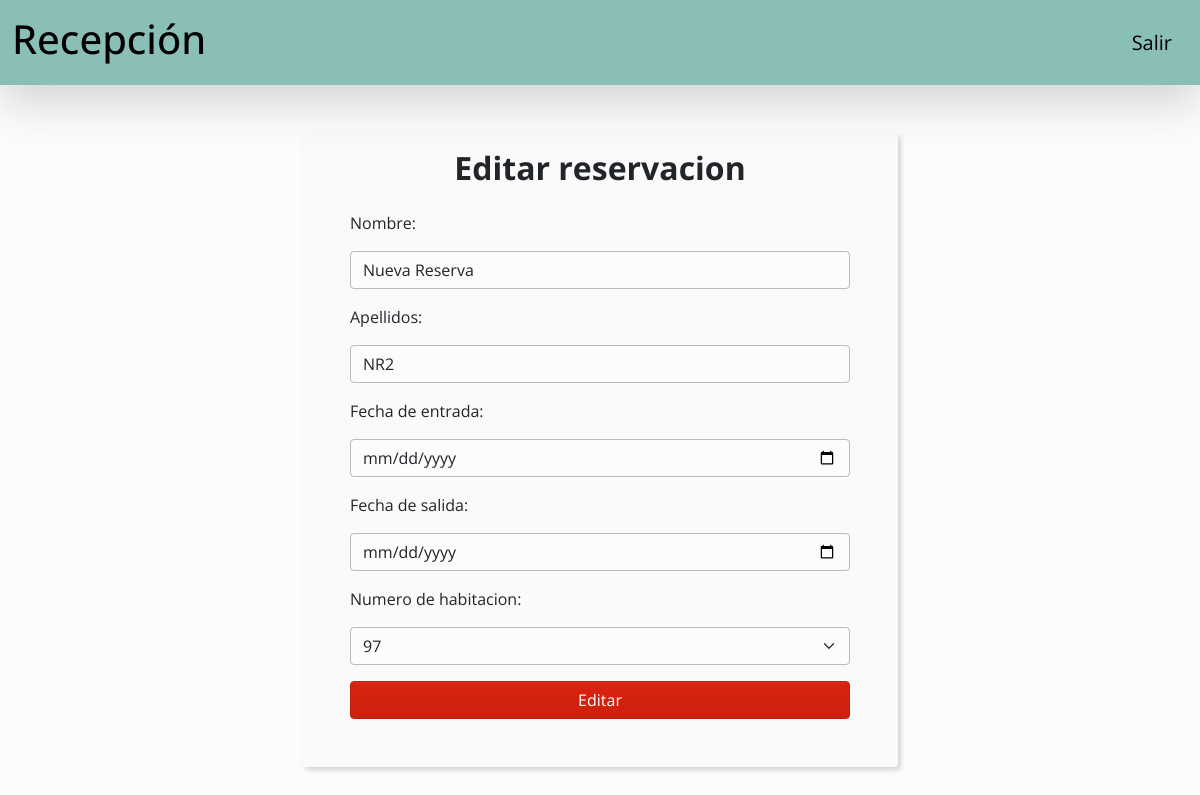
Screenshot of /reservation/edit/4 with the database file from the repository.
### main/models.py (models this page shows, shortened)
class Reservacion(models.Model):
    name = models.CharField(max_length=50)
    lastName = models.CharField(max_length=50)
    entry_date = models.DateField()
    out_date = models.DateField()
    roomNumber = models.ForeignKey(Habitacion, on_delete=models.CASCADE)

class Habitacion(models.Model):
    roomNumber = models.IntegerField(primary_key=True)
    dispo = models.BooleanField(default=True)
    def __str__(self):
        return self.roomNumber.__str__()

### main/views.py (the view)
def editReservation(request, reservationId):
    reservation = Reservacion.objects.get(id=reservationId)
    if request.method == 'POST':
        form = ReservationForm(request.POST, instance=reservation)
        if form.is_valid():
            form.save()
            return redirect('home')
    else:
        form = ReservationForm(instance=reservation)
    context = {'form': form}
    return render(request, 'reservations/edit_reservation.html', context)

### main/forms.py
class ReservationForm(forms.ModelForm):
    class Meta:
        model = Reservacion
        fields = ['name', 'lastName', 'entry_date', 'out_date', 'roomNumber']
        labels = {'name': 'Nombre', 'lastName': 'Apellidos', 'entry_date': 'Fecha de entrada',
                  'out_date': 'Fecha de salida', 'roomNumber': 'Numero de habitacion'}
        widgets = {
            'name': forms.TextInput(attrs={'class': 'form-control'}),
            'lastName': forms.TextInput(attrs={'class': 'form-control'}),
            'entry_date': forms.DateInput(attrs={'type': 'date', 'class': 'form-control'}, format='%d/%m/%Y'),
            'out_date': forms.DateInput(attrs={'type': 'date', 'class': 'form-control'}, format='%d/%m/%Y'),
            'roomNumber': forms.Select(attrs={'class': 'form-select'}),
        }

### main/templates/reservations/edit_reservation.html
{% extends 'base.html' %} {% load static %} {% block content %}
<section class="d-flex align-items-center justify-content-center">
  <div
    class="d-flex flex-column align-items-center p-5 pt-3 mt-5 gap-3 rounded form-bg-container"
  >
    <h2 class="fw-bold">Editar reservacion</h2>
    <form
      method="post"
      class="d-flex flex-column gap-3"
      style="width: 500px"
    >
      {% csrf_token %} {{ form }}
      <button class="btn btn-primary w-100">Editar</button>
    </form>
  </div>
</section>
{% endblock content %}

### main/static/css/styles.css (style rules this page uses)
.form-bg-container { background-color: #fafafa; box-shadow: #d4d4d4 3px 3px 5px; }

### rows the page displays
Reservacion: name "Nueva Reserva", lastName "NR2"
Habitacion: roomNumber "97"
